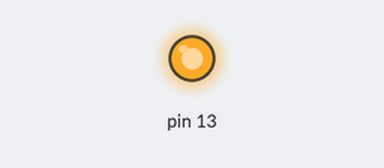
The sketch below on a simulated Arduino Uno, built with avr-gcc and run on an emulated ATmega328P. On the bench: output pins drawn as LEDs (lit = HIGH).

Above: at 0.2 s.
At 6.25 s:
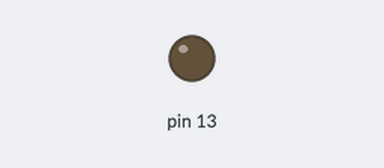
Timing chart, 0 to 6.6 s (numbered marks = the images above):
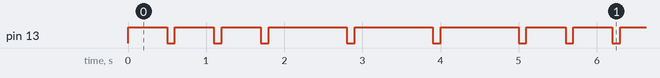

The sketch:

FirstProgram.ino
```cpp
void setup() {
  pinMode(13,OUTPUT);
  // put your setup code here, to run once:
}

void loop() {
  digitalWrite(13,HIGH);
  delay(500);
  digitalWrite(13,LOW);
  delay(100);
  digitalWrite(13,HIGH);
  delay(500);
  digitalWrite(13,LOW);
  delay(100);
  digitalWrite(13,HIGH);
  delay(500);
  digitalWrite(13,LOW);
  delay(100);
  digitalWrite(13,HIGH);
  delay(1000);
  digitalWrite(13,LOW);
  delay(100);
  digitalWrite(13,HIGH);
  delay(1000);
  digitalWrite(13,LOW);
  delay(100);
  digitalWrite(13,HIGH);
  delay(1000);
  digitalWrite(13,LOW);
  delay(100);
  // put your main code here, to run repeatedly:
}
```

Measured:
- by itself, pin 13: repeats every 5.1 s: 2 × (LOW 0.10 s, HIGH 0.50 s), 3 × (LOW 0.10 s, HIGH 1.0 s), LOW 0.10 s, HIGH 0.50 s
- by itself, everything shown: repeats every 5.1 s, in 12 steps
